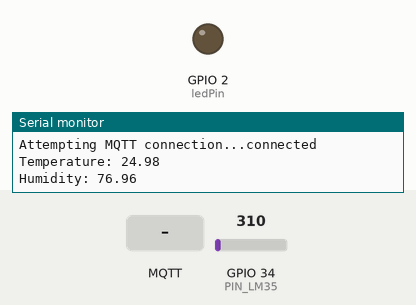
The sketch below on a simulated ESP32. Shown: output pins drawn as LEDs (lit = HIGH), the last lines printed to the serial monitor. Inputs (shaded band) come from the test bench; at power-on: GPIO 34 (PIN_LM35) = 310. WiFi joins after 1.5 s; servers stay silent unless stated; no MQTT or app messages arrive unless stated.

Above: at 2.7 s.
2.8 s: MQTT message "on" arrives on the first subscribed topic
At 4.0 s:
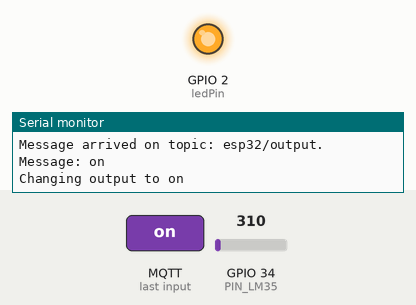
5.8 s: MQTT message "off" arrives on the first subscribed topic
At 6.4 s:
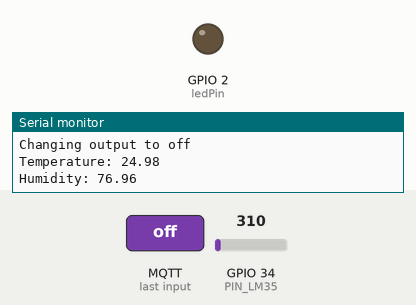
Timing chart, 0 to 8.8 s (numbered marks = the images above; inputs shaded):
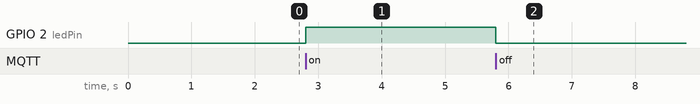

Measured:
- after the input at 2.8 s, GPIO 2 (ledPin): LOW → HIGH at once
- after the input at 5.8 s, GPIO 2 (ledPin): HIGH → LOW at once

The sketch:

Mqtt_client.ino
```cpp
/*********
  Rui Santos
  Complete project details at https://randomnerdtutorials.com
*********/
#define ADC_VREF_mV    3300.0 // in millivolt
#define ADC_RESOLUTION 4096.0
#define PIN_LM35       34 // ESP32 pin GIOP36 (ADC0) connected to LM35

#include <WiFi.h>
#include <PubSubClient.h>


// Replace the next variables with your SSID/Password combination
const char* ssid = "JioFiber-4";
const char* password = "rajmaha@1116";

// Add your MQTT Broker IP address, example:
//const char* mqtt_server = "192.168.29.254";
const char* mqtt_server = "192.168.29.254";

WiFiClient espClient;
PubSubClient client(espClient);
long lastMsg = 0;
char msg[50];
int value = 0;


// LED Pin
const int ledPin = 2;

void setup() {
  Serial.begin(115200);
  setup_wifi();
  client.setServer(mqtt_server, 1883);
  client.setCallback(callback);

  pinMode(ledPin, OUTPUT);
}

void setup_wifi() {
  delay(10);
  // We start by connecting to a WiFi network
  Serial.println();
  Serial.print("Connecting to ");
  Serial.println(ssid);

  WiFi.begin(ssid, password);

  while (WiFi.status() != WL_CONNECTED) {
    delay(500);
    Serial.print(".");
  }

  Serial.println("");
  Serial.println("WiFi connected");
  Serial.println("IP address: ");
  Serial.println(WiFi.localIP());
}

void callback(char* topic, byte* message, unsigned int length) {
  Serial.print("Message arrived on topic: ");
  Serial.print(topic);
  Serial.print(". Message: ");
  String messageTemp;

  for (int i = 0; i < length; i++) {
    Serial.print((char)message[i]);
    messageTemp += (char)message[i];
  }
  Serial.println();

  // Feel free to add more if statements to control more GPIOs with MQTT

  // If a message is received on the topic esp32/output, you check if the message is either "on" or "off".
  // Changes the output state according to the message
  if (String(topic) == "esp32/output") {
    Serial.print("Changing output to ");
    if(messageTemp == "on"){
      Serial.println("on");
      digitalWrite(ledPin, HIGH);
    }
    else if(messageTemp == "off"){
      Serial.println("off");
      digitalWrite(ledPin, LOW);
    }
  }
}

void reconnect() {
  // Loop until we're reconnected
  while (!client.connected()) {
    Serial.print("Attempting MQTT connection...");
    // Attempt to connect
    if (client.connect("ESP8266Client")) {
      Serial.println("connected");
      // Subscribe
      client.subscribe("esp32/output");
    } else {
      Serial.print("failed, rc=");
      Serial.print(client.state());
      Serial.println(" try again in 5 seconds");
      // Wait 5 seconds before retrying
      delay(5000);
    }
  }
}
void loop() {
  if (!client.connected()) {
    reconnect();
  }
  client.loop();

  long now = millis();
  if (now - lastMsg > 2000) {
    lastMsg = now;
    // read the ADC value from the temperature sensor
    int adcVal = analogRead(PIN_LM35);
    // convert the ADC value to voltage in millivolt
    float milliVolt = adcVal * (ADC_VREF_mV / ADC_RESOLUTION);
    // convert the voltage to the temperature in °C
    float temperature = milliVolt / 10;


    // Convert the value to a char array
    char tempString[8];
    dtostrf(temperature, 1, 2, tempString);
    Serial.print("Temperature: ");
    Serial.println(tempString);
    client.publish("esp32/temperature", tempString);

    // convert the °C to °F
    float tempF = temperature * 9 / 5 + 32;

    // Convert the value to a char array
    char humString[8];
    dtostrf(tempF, 1, 2, humString);
    Serial.print("Humidity: ");
    Serial.println(humString);
    client.publish("esp32/humidity", humString);
  }
}
```
